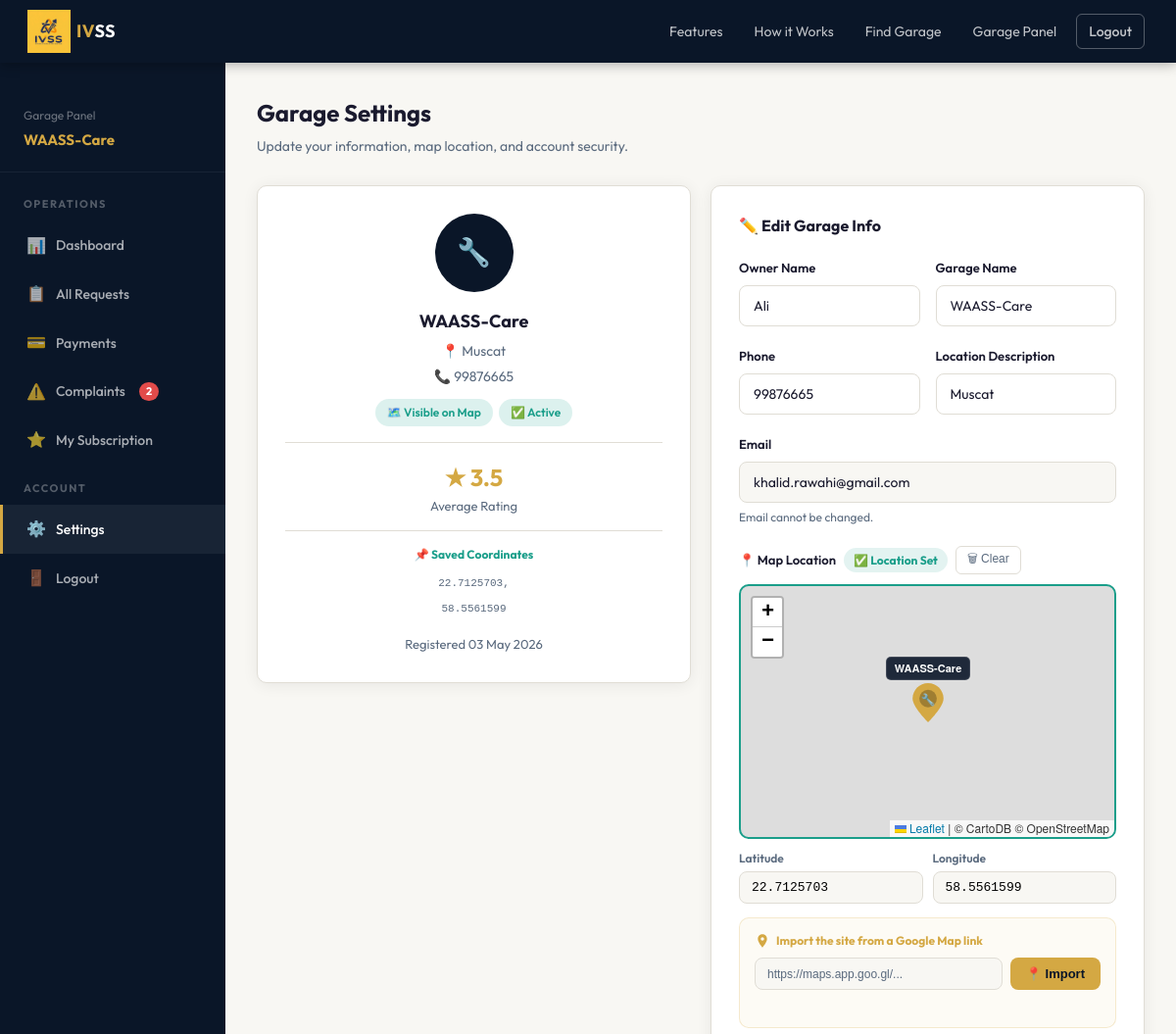
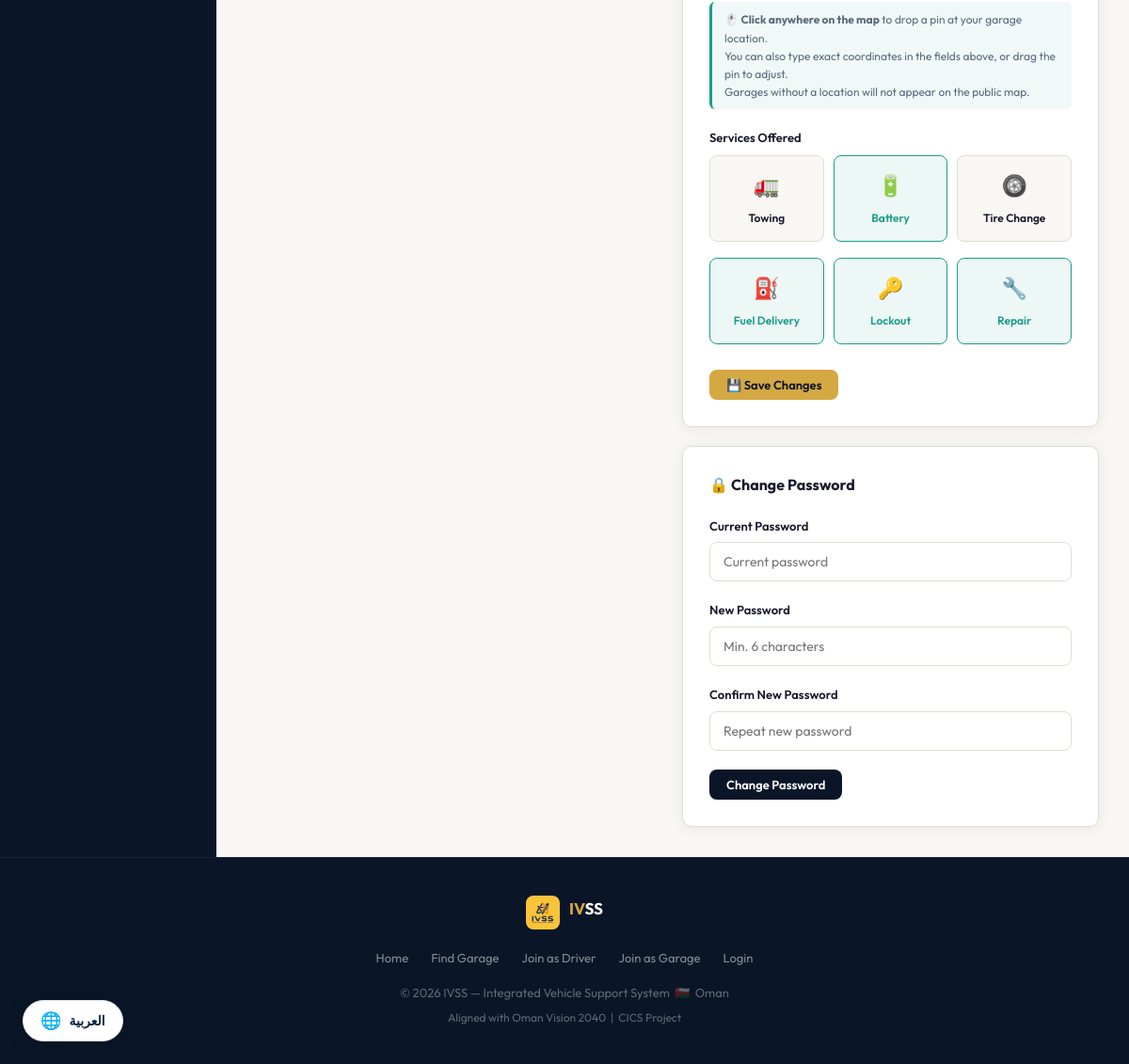
Screenshot of /pages/garage_profile.php (signed in) with the database file from the repository (2 pictures, top to bottom).
### tables this page shows
CREATE TABLE IF NOT EXISTS `garages` (
  `garage_id` int NOT NULL AUTO_INCREMENT,
  `owner_name` varchar(150) NOT NULL,
  `garage_name` varchar(200) NOT NULL,
  `email` varchar(150) NOT NULL,
  `phone` int UNSIGNED NOT NULL,
  `password` varchar(255) NOT NULL,
  `location` varchar(255) NOT NULL,
  `latitude` decimal(10,7) DEFAULT NULL,
  `longitude` decimal(10,7) DEFAULT NULL,
  `services` text COMMENT 'Comma-separated list of offered services',
  `is_active` tinyint(1) DEFAULT '1',
  `rating` decimal(3,2) DEFAULT '0.00',
  `created_at` timestamp NULL DEFAULT CURRENT_TIMESTAMP,
  PRIMARY KEY (`garage_id`),
  UNIQUE KEY `email` (`email`)
);

### pages/garage_profile.php (the view, shortened to what this page needs)
<?php
$db       = getDB();
$garageId = $_SESSION['garage_id'];
$garage = $db->prepare("SELECT * FROM garages WHERE garage_id = ?");
$garage->execute([$garageId]);
$garage = $garage->fetch();
$allServices = [
  'towing'  => ['🚛', 'Towing'],
  'battery' => ['🔋', 'Battery'],
  'tire'    => ['🛞', 'Tire Change'],
  'fuel'    => ['⛽', 'Fuel Delivery'],
  'lockout' => ['🔑', 'Lockout'],
  'repair'  => ['🔧', 'Repair'],
];
$currentServices = array_filter(array_map('trim', explode(',', $garage['services'] ?? '')));
$openComplaints = $db->prepare("SELECT COUNT(*) FROM complaints WHERE garage_id=? AND status='open'");
$openComplaints->execute([$garageId]);
$openComplaints = $openComplaints->fetchColumn();
$curLat     = $garage['latitude']  ?? null;
$curLng     = $garage['longitude'] ?? null;
$hasLocation = ($curLat !== null && $curLng !== null);
include __DIR__ . '/../includes/header.php';
?>
<link rel="stylesheet" href="https://unpkg.com/leaflet@1.9.4/dist/leaflet.css"/>
<div class="dash-layout">
  <div class="dash-sidebar">
    <div style="padding:20px 24px;border-bottom:1px solid rgba(255,255,255,.06);margin-bottom:8px;">
      <div style="font-size:12px;color:rgba(255,255,255,.4);">Garage Panel</div>
      <div style="font-size:15px;font-weight:700;color:var(--gold);margin-top:4px;"><?= htmlspecialchars($garage['garage_name']) ?></div>
    </div>
    <div class="sidebar-nav">
      <div class="sidebar-section">Operations</div>
      <a href="garage_dashboard.php"><span class="nav-icon">📊</span> Dashboard</a>
      <a href="garage_requests.php"><span class="nav-icon">📋</span> All Requests</a>
      <a href="garage_payments.php"><span class="nav-icon">💳</span> Payments</a>
      <a href="garage_complaints.php">
        <span class="nav-icon">⚠️</span> Complaints
        <?php if ($openComplaints > 0): ?>
          <span style="background:var(--danger);color:#fff;border-radius:10px;
                       padding:1px 7px;font-size:11px;font-weight:700;margin-left:4px;"><?= $openComplaints ?></span>
        <?php endif; ?>
      </a>
      <a href="garage_subscriptions.php">
        <span class="nav-icon">⭐</span> My Subscription
      </a>
      <div class="sidebar-section">Account</div>
      <a href="garage_profile.php" class="active"><span class="nav-icon">⚙️</span> Settings</a>
      <a href="logout.php"><span class="nav-icon">🚪</span> Logout</a>
    </div>
  </div>
  <div class="dash-content">
    <div class="dash-header">
      <div>
        <div class="dash-title">Garage Settings</div>
        <div class="dash-sub">Update your information, map location, and account security.</div>
      </div>
    </div>
    <div style="display:grid;grid-template-columns:1fr 1fr;gap:20px;align-items:start;">
      <div class="card" style="text-align:center;">
        <div style="width:80px;height:80px;border-radius:50%;background:var(--navy);color:var(--gold);
                    font-size:28px;display:flex;align-items:center;justify-content:center;margin:0 auto 16px;">🔧</div>
        <div style="font-size:18px;font-weight:700;"><?= htmlspecialchars($garage['garage_name']) ?></div>
        <div style="font-size:14px;color:var(--muted);margin-top:4px;">📍 <?= htmlspecialchars($garage['location']) ?></div>
        <div style="font-size:14px;color:var(--muted);margin-top:4px;">📞 <?= htmlspecialchars($garage['phone']) ?></div>
        <div style="margin-top:12px;display:flex;gap:6px;justify-content:center;flex-wrap:wrap;">
          <?php if ($hasLocation): ?>
            <span class="badge badge-accepted">🗺️ Visible on Map</span>
          <?php else: ?>
            <span class="badge badge-cancelled">🗺️ Not on Map</span>
          <?php endif; ?>
          <span class="badge <?= $garage['is_active'] ? 'badge-accepted' : 'badge-cancelled' ?>">
            <?= $garage['is_active'] ? '✅ Active' : '❌ Inactive' ?>
          </span>
        </div>
        <div style="margin-top:16px;padding-top:16px;border-top:1px solid var(--border);">
          <div style="font-size:24px;font-weight:700;color:var(--gold);">★ <?= number_format($garage['rating'], 1) ?></div>
          <div style="font-size:13px;color:var(--muted);">Average Rating</div>
        </div>
        <?php if ($hasLocation): ?>
        <div style="margin-top:14px;padding-top:14px;border-top:1px solid var(--border);">
          <div style="font-size:12px;font-weight:700;color:var(--teal);margin-bottom:5px;">📌 Saved Coordinates</div>
          <code style="font-size:11px;color:var(--muted);">
            <?= number_format((float)$curLat, 7) ?>,<br><?= number_format((float)$curLng, 7) ?>
          </code>
        </div>
        <?php endif; ?>
        <div style="margin-top:16px;font-size:13px;color:var(--muted);">
          Registered <?= date('d M Y', strtotime($garage['created_at'])) ?>
        </div>
      </div>
      <div style="display:flex;flex-direction:column;gap:20px;">
        <div class="card">
          <h3 style="font-size:16px;font-weight:700;margin-bottom:20px;">✏️ Edit Garage Info</h3>
          <form method="POST" id="profileForm">
            <div class="form-row">
              <div class="form-group">
                <label>Owner Name</label>
                <input type="text" name="owner_name" class="form-control"
                       value="<?= htmlspecialchars($garage['owner_name']) ?>" required>
              </div>
              <div class="form-group">
                <label>Garage Name</label>
                <input type="text" name="garage_name" class="form-control"
                       value="<?= htmlspecialchars($garage['garage_name']) ?>" required>
              </div>
            </div>
            <div class="form-row">
              <div class="form-group">
                <label>Phone</label>
                <input type="text" name="phone" class="form-control"
                  maxlength="8" inputmode="numeric"
                  onkeydown="return /[0-9]|Backspace|Delete|ArrowLeft|ArrowRight|Tab/.test(event.key)"
                  onpaste="event.preventDefault();var t=event.clipboardData.getData('text').replace(/\D/g,'').slice(0,8);this.value=t;"
                  oninput="this.value=this.value.replace(/\D/g,'').slice(0,8)"
                  value="<?= htmlspecialchars($garage['phone']) ?>" required>
              </div>
              <div class="form-group">
                <label>Location Description</label>
                <input type="text" name="location" class="form-control"
                       value="<?= htmlspecialchars($garage['location']) ?>"
                       placeholder="e.g. Al Khuwair, Muscat" required>
              </div>
            </div>
            <div class="form-group">
              <label>Email</label>
              <input type="email" class="form-control"
                     value="<?= htmlspecialchars($garage['email']) ?>"
                     disabled style="background:var(--bg);cursor:not-allowed;">
              <div class="form-hint">Email cannot be changed.</div>
            </div>
            <div class="form-group">
              <label style="display:flex;align-items:center;gap:8px;flex-wrap:wrap;margin-bottom:6px;">
                📍 Map Location
                <span class="loc-badge <?= $hasLocation ? 'set' : 'notset' ?>" id="locBadge">
                  <?= $hasLocation ? '✅ Location Set' : '⚠️ Not set — won\'t appear on map' ?>
                </span>
                <button type="button" class="btn-clear-loc" onclick="clearLocation()">🗑 Clear</button>
              </label>
              <div id="locationPickerMap" class="<?= $hasLocation ? 'has-location' : '' ?>"></div>
              <div class="coord-row">
                <div class="coord-wrap">
                  <label>Latitude</label>
                  <input type="text" id="latDisplay"
                         value="<?= htmlspecialchars($garage['latitude'] ?? '') ?>"
                         placeholder="e.g. 23.5880000"
                         inputmode="decimal"
                         oninput="syncManual()">
                </div>
                <div class="coord-wrap">
                  <label>Longitude</label>
                  <input type="text" id="lngDisplay"
                         value="<?= htmlspecialchars($garage['longitude'] ?? '') ?>"
                         placeholder="e.g. 58.3829000"
                         inputmode="decimal"
                         oninput="syncManual()">
                </div>
              </div>
              <div class="gmaps-import-box">
                <div class="gm-label">
                  <svg width="16" height="16" viewBox="0 0 24 24" fill="none" xmlns="http://www.w3.org/2000/svg">
                    <path d="M12 2C8.13 2 5 5.13 5 9c0 5.25 7 13 7 13s7-7.75 7-13c0-3.87-3.13-7-7-7zm0 9.5c-1.38 0-2.5-1.12-2.5-2.5S10.62 6.5 12 6.5s2.5 1.12 2.5 2.5S13.38 11.5 12 11.5z" fill="#d4a843"/>
                  </svg>
                  Import the site from a Google Map link
                </div>
                <div class="gmaps-import-row">
                  <input type="text" id="gmapsUrl"
                         placeholder="https://maps.app.goo.gl/..."
                         autocomplete="off" spellcheck="false"
                         onkeydown="if(event.key==='Enter'){event.preventDefault();importFromGMaps();}">
                  <button type="button" class="btn-import-gm" id="btnImportGM" onclick="importFromGMaps()">
                    📍 Import
                  </button>
                </div>
                <div id="gmapsStatus" style="color:var(--muted);"></div>
              </div>
              <div class="map-hint">
                🖱️ <strong>Click anywhere on the map</strong> to drop a pin at your garage location.<br>
                You can also type exact coordinates in the fields above, or drag the pin to adjust.<br>
                Garages without a location will not appear on the public map.
              </div>
            </div>
            <div class="form-group">
              <label>Services Offered</label>
              <div class="service-grid" style="margin-top:8px;">
                <?php foreach ($allServices as $key => [$icon, $label]):
                  $checked = in_array($key, $currentServices);
                ?>
                  <label class="service-btn <?= $checked ? 'active' : '' ?>">
                    <span class="svc-icon"><?= $icon ?></span>
                    <span><?= $label ?></span>
                  </label>
                <?php endforeach; ?>
              </div>
            </div>
            <button type="submit" class="btn btn-primary btn-sm">💾 Save Changes</button>
          </form>
        </div>
        <div class="card">
          <h3 style="font-size:16px;font-weight:700;margin-bottom:20px;">🔒 Change Password</h3>
          <form method="POST">
            <div class="form-group">
              <label>Current Password</label>
              <input type="password" name="current_password" class="form-control"
                     placeholder="Current password" required>
            </div>
            <div class="form-group">
              <label>New Password</label>
              <input type="password" name="new_password" class="form-control"
                     placeholder="Min. 6 characters" required>
            </div>
            <div class="form-group">
              <label>Confirm New Password</label>
              <input type="password" name="confirm_password" class="form-control"
                     placeholder="Repeat new password" required>
            </div>
            <button type="submit" class="btn btn-dark btn-sm">Change Password</button>
          </form>
        </div>
      </div>
    </div>
  </div>
</div>
<?php include __DIR__ . '/../includes/footer.php'; ?>

### css/style.css (style rules this page uses)
*, *::before, *::after { margin: 0; padding: 0; box-sizing: border-box; }
:root { --navy: #0a1628; --navy2: #0d1f3c; --navy3: #112240; --gold: #d4a843; --gold2: #f0c060; --teal: #1a9e8a; --teal2: #22c4ab; --bg: #f8f7f3; --white: #ffffff; --text: #1a1a2e; --muted: #5a6a7e; --border: #e0ddd5; --danger: #e24b4a; --success: #1a9e8a; --warning: #d4a843; --radius: 10px; --shadow: 0 2px 16px rgba(0,0,0,0.07); }
html { scroll-behavior: smooth; }
body { font-family: 'Outfit', 'Tajawal', sans-serif; background: var(--bg); color: var(--text); line-height: 1.6; }
.card { background: var(--white); border: 1px solid var(--border); border-radius: var(--radius); padding: 28px; box-shadow: var(--shadow); }
.btn { display: inline-block; padding: 12px 28px; border-radius: 8px; font-size: 15px; font-weight: 600; text-decoration: none; cursor: pointer; border: none; font-family: inherit; transition: all 0.2s; text-align: center; }
.btn-primary { background: var(--gold); color: var(--navy); }
.btn-dark { background: var(--navy); color: var(--white); }
.btn-sm { padding: 8px 18px; font-size: 13px; }
.form-group { margin-bottom: 20px; }
.form-group label { display: block; font-size: 13px; font-weight: 600; color: var(--text); margin-bottom: 7px; }
.form-control { width: 100%; padding: 11px 14px; border: 1.5px solid var(--border); border-radius: 8px; font-size: 14px; font-family: inherit; color: var(--text); background: var(--white); transition: border-color 0.2s; outline: none; }
.form-row { display: grid; grid-template-columns: 1fr 1fr; gap: 16px; }
.form-hint { font-size: 12px; color: var(--muted); margin-top: 5px; }
.service-grid { display: grid; grid-template-columns: repeat(3, 1fr); gap: 10px; margin-bottom: 20px; }
.service-btn { border: 1.5px solid var(--border); border-radius: 8px; padding: 14px 8px; text-align: center; cursor: pointer; transition: all 0.2s; background: var(--bg); }
.service-btn.active { border-color: var(--teal); background: rgba(26,158,138,0.08); color: var(--teal); }
.service-btn .svc-icon { font-size: 22px; display: block; margin-bottom: 6px; }
.service-btn span:last-child { font-size: 12px; font-weight: 600; }
.badge { display: inline-block; padding: 4px 12px; border-radius: 20px; font-size: 12px; font-weight: 600; }
.badge-accepted { background: rgba(26,158,138,0.15); color: var(--teal); }
.dash-layout { display: flex; min-height: calc(100vh - 64px); }
.dash-sidebar { width: 230px; background: var(--navy); padding: 24px 0; flex-shrink: 0; }
.sidebar-nav a { display: flex; align-items: center; gap: 10px; padding: 12px 24px; color: rgba(255,255,255,0.65); text-decoration: none; font-size: 14px; font-weight: 500; transition: all 0.2s; border-left: 3px solid transparent; }
.sidebar-nav a:hover, .sidebar-nav a.active { color: var(--white); background: rgba(255,255,255,0.06); border-left-color: var(--gold); }
.sidebar-nav .nav-icon { font-size: 16px; width: 20px; text-align: center; }
.sidebar-section { font-size: 11px; font-weight: 700; letter-spacing: 1.5px; color: rgba(255,255,255,0.3); padding: 16px 24px 8px; text-transform: uppercase; }
.dash-content { flex: 1; padding: 32px; overflow-y: auto; }
.dash-header { display: flex; align-items: center; justify-content: space-between; margin-bottom: 28px; }
.dash-title { font-size: 24px; font-weight: 700; }
.dash-sub { font-size: 14px; color: var(--muted); margin-top: 4px; }

### includes/header.php (style rules this page uses)
body { top: 0 !important; }

### rows the page displays
garages: garage_name "WAASS-Care", location "Muscat", phone "99876665", rating "3.5", latitude "22.7125703", longitude "58.5561599", created_at "03 May 2026", owner_name "Ali", email "khalid.rawahi@gmail.com"

### other values shown
$openComplaints "2"
$icon "🚛"
$label "Towing"
$icon "🔋"
$label "Battery"
$icon "🛞"
$label "Tire Change"
$icon "⛽"
$label "Fuel Delivery"
$icon "🔑"
$label "Lockout"
$icon "🔧"
$label "Repair"
